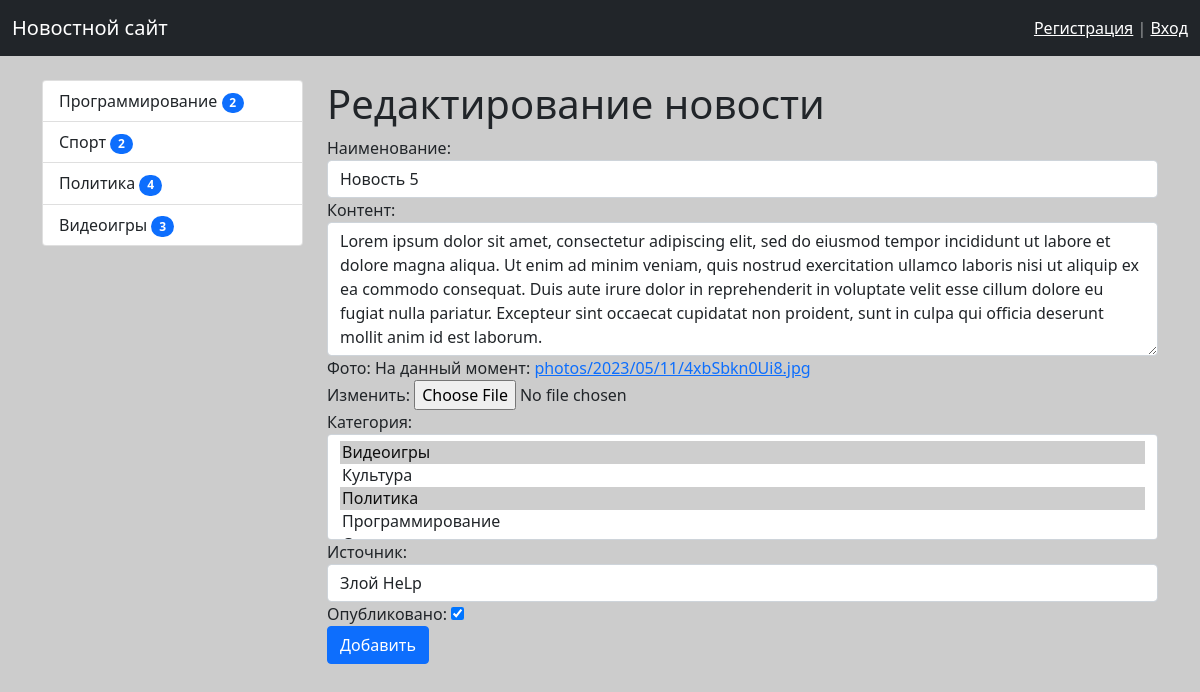
/news/update-news/5, run on the app's committed database.
### news/models.py (models this page shows, shortened)
class Category(models.Model):
    title = models.CharField(max_length=150, db_index=True, verbose_name='Наименование категории')
    def __str__(self):
        return self.title
    class Meta:
        verbose_name = 'Категория'
        verbose_name_plural = 'Категории'
        ordering = ['title']

class News(models.Model):
    title = models.CharField(max_length=150, verbose_name='Наименование')
    content = models.TextField(blank=True, verbose_name='Контент')
    created_at = models.DateTimeField(auto_now_add=True, verbose_name='Дата публикации')
    updated_at = models.DateTimeField(auto_now=True, verbose_name='Дата публикации')
    photo = models.ImageField(upload_to='photos/%Y/%m/%d/', verbose_name='Фото')
    is_published = models.BooleanField(default=True, verbose_name='Опубликовано')
    category = models.ManyToManyField('Category', verbose_name='Категория')
    origin = models.ForeignKey('Origin', on_delete=models.PROTECT, verbose_name='Источник')
    class Meta:
        verbose_name = 'Новость'
        verbose_name_plural = 'Новости'
        ordering = ['-created_at']

### news/views.py (the view)
# urls.py: path('news/update-news/<int:pk>', UpdateNews.as_view(), name='update_news'),
class UpdateNews(UpdateView):
    model = News
    form_class = NewsForm
    template_name = 'news/update_news.html'

### news/forms.py
class NewsForm(forms.ModelForm):
    class Meta:
        model = News
        fields = ['title', 'content', 'photo', 'category', 'origin', 'is_published']
        widgets = {
            'title': forms.TextInput(attrs={'class': 'form-control'}),
            'content': forms.Textarea(attrs={'class': 'form-control', 'rows': 5}),
            'category': forms.SelectMultiple(attrs={'class': 'form-control'}),
            'origin': forms.Select(attrs={'class': 'form-control'})
        }

### news/models.py (called while the page is built)
    def __str__(self):
        return self.title

### news/templatetags/news_tags.py (called while the page is built)
@register.simple_tag()
def get_categories():
    categories = Category.objects.annotate(count=Count('news')).filter(count__gt=0)
    return categories

### news/templates/news/update_news.html (shortened to what this page needs)
{% extends 'news/add_news.html' %}
{% block content %}
    {% block title %}<h1>Редактирование новости</h1> {% endblock %}
    <form action="{% url 'update_news' news.pk %}" method="post" enctype="multipart/form-data">
        {% for field in form %}
        <div class="form-group">
            {{ field.label_tag }}
            {{ field }}
        </div>
        {% endfor %}
        <button type="submit" class="btn btn-primary btn-block">Добавить</button>
    </form>
{% endblock %}

### templates/inc/_sidebar.html
{% load news_tags %}
{% get_categories as categories %}
<ul class="list-group">
    {% for item in categories %}
    <a href="{% url 'category' item.pk %}" class="list-group-item">
        {{ item.title }}
        <span class="badge bg-primary rounded-pill">{{ item.count }}</span>
    </a>
    {% endfor %}
</ul>

### core/static/css/style.css (style rules this page uses)
body { background-color: #ccc; }

### data on the page
Category: title "Программирование", count "2"
Category: title "Спорт", count "2"
Category: title "Политика", count "4"
Category: title "Видеоигры", count "3"
News: form "Новость 5" "Lorem ipsum dolor sit amet, consectetur adipiscing elit, sed do eiusmod tempor incididunt ut labore et dolore magna aliqua. Ut enim ad minim veniam, quis nostrud exercitation ullamco laboris nisi ut aliquip ex ea commodo consequat. Duis aute irure dolor in reprehenderit in voluptate velit esse cillum dolore eu fugiat nulla pariatur. Excepteur sint occaecat cupidatat non proident, sunt in culpa qui officia deserunt mollit anim id est laborum." "Злой HeLp" "☑"

### other printed values
{{ field.label_tag }} "Наименование:" "Контент:" "Фото:" "Категория:" "Источник:" "Опубликовано:"
